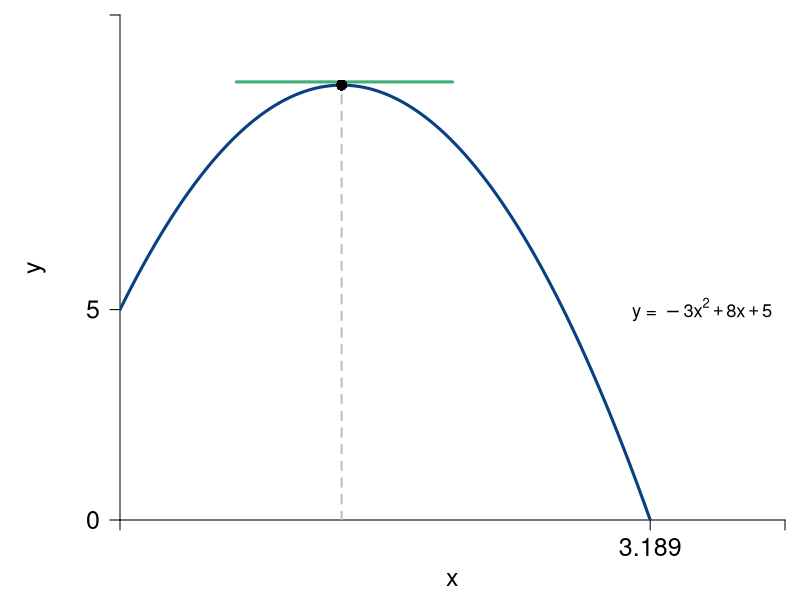

Write R code to recreate this figure.
#Graph Designer: Harriet Brookes-Gray
#Authors: Bowles and Halliday
#Title: Coordination, Conflict and Competition: A Text in Microeconomics

require(shape)
library(tidyverse)

par(mar=c(4,6,0.75,0.75))

#Set parameters for graphics
axislabelsize <- 1.5
labelsize <- 1.1
graphlinewidth <- 3
segmentlinewidth <- 2

COL <- c("#7fc97f", "#beaed4", "#fdc086", "#ffff99", "#386cb0", "#f0027f", "#bf5b17", "#666666")
COLA <- c("#e0f3db", "#99d8c9","#66c2a4","#41ae76", "#238b45", "#005824")
COLB <- c("#4eb3d3", "#2b8cbe", "#0868ac","#084081")

xlims <- c(0, 4)
ylims <- c(0, 12)

npts <- 501 
x <- seq(xlims[1], xlims[2], length.out = npts)
y <- seq(ylims[1], ylims[2], length.out = npts) 

plot(0, 0, xlim = xlims, ylim = ylims, type = "n",
     xlab = expression(paste("")),
     ylab = expression(paste("")), 
     xaxt = "n", 
     yaxt = "n", 
     cex.lab = axislabelsize, 
     bty = "n", 
     xaxs="i", 
     yaxs="i"
)

ticksx <- c(xlims[1], 3.189, xlims[2])
xlabels <- c(NA, 3.189, NA)
ticksy <- c(ylims[1], 5, ylims[2])
ylabels <- c(0, 5, NA)

axis(1,at = ticksx,  pos = 0, labels = xlabels, cex.axis = axislabelsize)
axis(2,at = ticksy,  pos = 0, labels = ylabels, las = 1, cex.axis = axislabelsize)

npts <- 500 
xx1 <- seq(xlims[1], xlims[2], length.out = npts)
xx2 <-seq(xlims[1], xlims[2] - 4, length.out = npts)
xx3 <- seq(xlims[1], 0, length.out = npts)
xx4 <- seq(xlims[1], xlims[1], length.out = npts)

#Axis labels
mtext(expression(paste("", x)), side = 1, line = 2.5, cex = axislabelsize)
text(-.5, 0.5*ylims[2], expression(paste("", y)), xpd = TRUE, cex = axislabelsize, srt = 90) 

#equations:
eq <- function(x){
  -3*(x^2) + 8*x + 5
}


# segments
segments(1.333, 0, 1.333, 10.333, lty = 2, col = "gray", lwd = segmentlinewidth)

# lines
lines(xx1, eq(xx1), col = COLB[4], lwd = graphlinewidth)

# label function
text(3.5, 5, expression("y = " -3*x^2 + 8*x + 5),  xpd = TRUE, cex = labelsize)

#tangent line
segments(0.7, 10.41, 2, 10.41, lty = 1, col = COLA[4], lwd = graphlinewidth)

# points
points(1.333, 10.333, pch = 16, col = "black", cex = 1.5)
